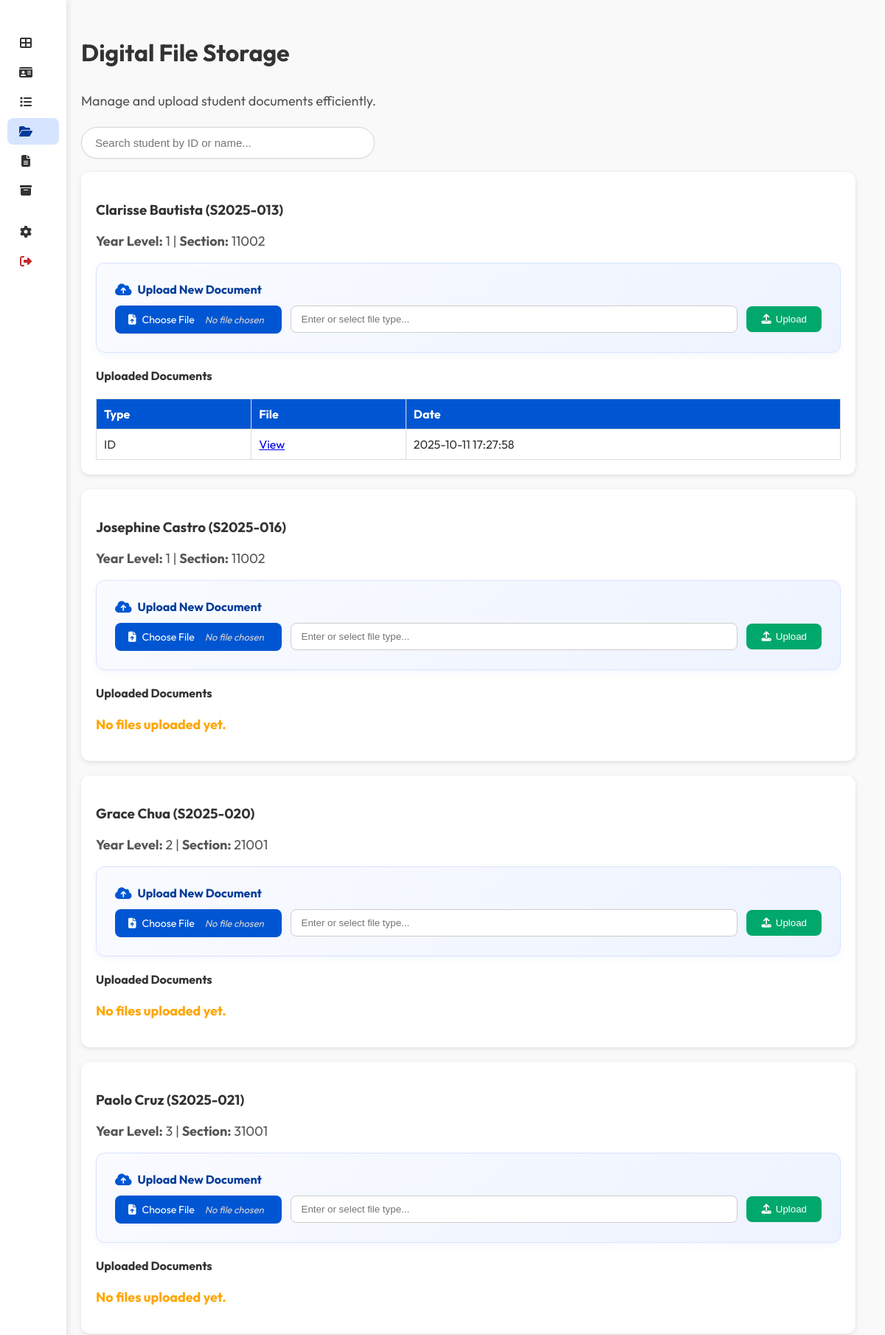
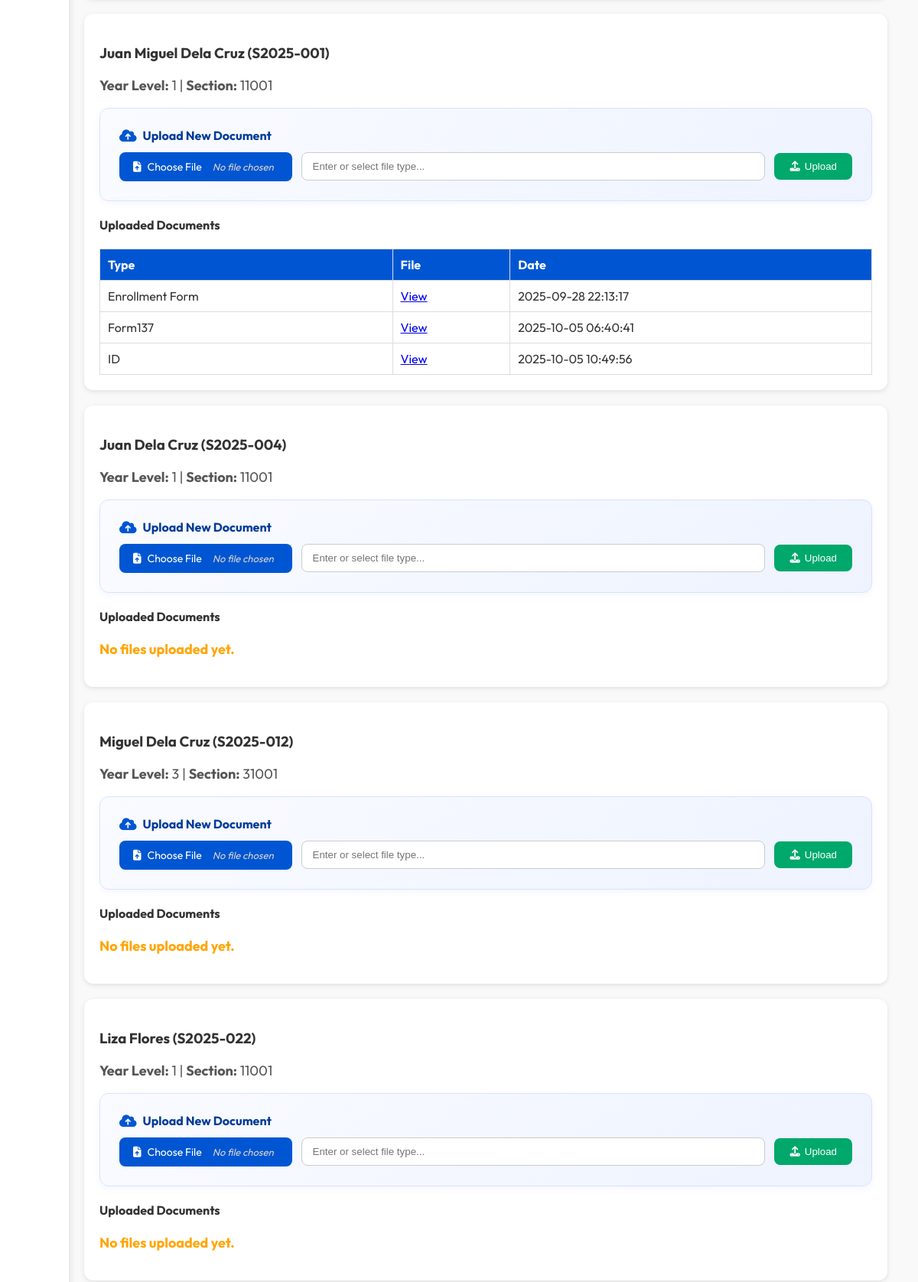
The page /staff/FileStorage.php (signed in, upper part) on the database its author committed (2 pictures, top to bottom).
### tables this page shows
CREATE TABLE `students` (
  `student_id` varchar(255) NOT NULL,
  `user_id` int(11) DEFAULT NULL,
  `first_name` varchar(255) DEFAULT NULL,
  `last_name` varchar(255) DEFAULT NULL,
  `birthdate` date DEFAULT NULL,
  `gender` varchar(255) DEFAULT NULL,
  `program` varchar(50) NOT NULL,
  `year_level` int(11) DEFAULT NULL,
  `section` int(10) NOT NULL,
  `student_status` varchar(255) DEFAULT NULL,
  `photo_path` text DEFAULT NULL,
  `date_registered` date DEFAULT NULL,
  `email` varchar(255) DEFAULT NULL,
  `contact_no` varchar(255) DEFAULT NULL
);

CREATE TABLE `file_storage` (
  `file_id` int(11) NOT NULL,
  `student_id` varchar(255) DEFAULT NULL,
  `file_type` varchar(255) DEFAULT NULL,
  `file_path` text DEFAULT NULL,
  `uploaded_by` int(11) DEFAULT NULL,
  `upload_date` timestamp NOT NULL DEFAULT current_timestamp() ON UPDATE current_timestamp()
);

### staff/FileStorage.php (the view, shortened to what this page needs)
<?php
include "StaffSidenav.php";
?>
<!DOCTYPE html>
<html lang="en">
<head>
  <link rel="stylesheet" href="https://cdnjs.cloudflare.com/ajax/libs/font-awesome/6.4.0/css/all.min.css">
</head>
<body>
<div class="content">
 <div class="header-bar">
  <h1>Digital File Storage</h1>
  <p>Manage and upload student documents efficiently.</p>
  <div class="search-bar">
    <input type="text" id="searchInput" placeholder="Search student by ID or name..." autocomplete="off">
  </div>
</div>
  <div id="studentContainer">
    <?php
    $query = $conn->query("SELECT student_id, first_name, last_name, year_level, section FROM students ORDER BY last_name ASC");
    while ($row = $query->fetch_assoc()) {
        echo "
                <div class='file-card student-card' data-name='{$row['first_name']} {$row['last_name']}' data-id='{$row['student_id']}'>
                <h3>{$row['first_name']} {$row['last_name']} ({$row['student_id']})</h3>
                <p><b>Year Level:</b> {$row['year_level']} | <b>Section:</b> {$row['section']}</p>
                <div class='upload-section'>
                    <div class='upload-header'>
                    <i class='fas fa-cloud-upload-alt'></i>
                    <h4>Upload New Document</h4>
                    </div>
                    <form action='upload_student_file.php' method='POST' enctype='multipart/form-data' class='upload-form'>
                    <input type='hidden' name='student_id' value='{$row['student_id']}'>
                    <label class='file-label'>
                        <i class='fas fa-file-upload'></i> Choose File
                        <input type='file' name='document' required hidden onchange=\"this.parentNode.querySelector('.file-name').textContent = this.files[0] ? this.files[0].name : 'No file chosen';\">
                        <span class='file-name'>No file chosen</span>
                    </label>
                    <input list='docTypes' name='doc_type' class='doc-input' placeholder='Enter or select file type...' required>
                    <datalist id='docTypes'>
                        <option value='Form 137'>
                        <option value='Good Moral'>
                        <option value='Birth Certificate'>
                        <option value='Transcript of Records'>
                        <option value='Report Card'>
                        <option value='Honorable Dismissal'>
                        <option value='Voucher'>
                    </datalist>
                    <button type='submit' class='upload-btn'><i class='fas fa-upload'></i> Upload</button>
                    </form>
                </div>";
        $docs = $conn->prepare("SELECT file_type, file_path, upload_date FROM file_storage WHERE student_id = ?");
        $docs->bind_param("s", $row['student_id']);
        $docs->execute();
        $files = $docs->get_result();
        echo "<div class='doc-list'><h4>Uploaded Documents</h4>";
        if ($files->num_rows > 0) {
            echo "<table><tr><th>Type</th><th>File</th><th>Date</th></tr>";
            while ($d = $files->fetch_assoc()) {
                echo "<tr>
                        <td>{$d['file_type']}</td>
                        <td><a href='#' class='view-file' data-src='../{$d['file_path']}'>View</a></td>
                        <td>{$d['upload_date']}</td>
                      </tr>";
            }
            echo "</table>";
        } else {
            echo "<p class='status-pending'>No files uploaded yet.</p>";
        }
        echo "</div></div>";
    }
    ?>
  </div>
 </div>
</body>
</html>

### staff/StaffSidenav.php (style rules this page uses)
body { margin: 0; font-family: 'Outfit', sans-serif; background: #f9f9f9; color: #333; display: flex; }
.content { margin-left: 70px; padding: 20px; transition: margin-left 0.3s ease; flex: 1; }

### staff/FileStorage.php (style rules this page uses)
body { font-family: 'Outfit', sans-serif; background: #f4f6fb; margin: 0; display: flex; }
body { margin: 0; font-family: 'Outfit', sans-serif; background: #f9f9f9; color: #333; display: flex; min-height: 100vh; }
.content, .container { flex: 1; margin-left: 240px; padding: 20px 40px; transition: margin-left 0.3s ease; box-sizing: border-box; }
.sidebar.collapsed ~ .content, .sidebar.collapsed ~ .container { margin-left: 70px; }
h1 { font-size: 32px; margin-bottom: 10px; }
p { font-size: 18px; color: #555; }
.header-bar { width: 100%; max-width: 1200px; display: flex; flex-direction: column; align-items: flex-start; gap: 6px; margin: 0 0 18px 0; padding-top: 10px; }
.search-bar { position: relative; width: 100%; max-width: 360px; }
#searchInput { padding: 12px 18px; width: 100%; border: 1px solid #d1d5db; border-radius: 25px; font-size: 15px; background: #fff; box-shadow: 0 1px 3px rgba(0,0,0,0.04); transition: all 0.2s ease; }
button { background: #0056d2; color: white; border: none; padding: 10px 20px; border-radius: 8px; cursor: pointer; }
.file-card { background: white; padding: 20px; border-radius: 12px; box-shadow: 0 2px 6px rgba(0,0,0,0.1); margin-bottom: 20px; }
.upload-section { margin-top: 15px; background: linear-gradient(135deg, #f9fbff 0%, #eef3ff 100%); border: 1px solid #d8e3ff; padding: 25px; border-radius: 12px; text-align: left; box-shadow: 0 3px 10px rgba(0, 86, 210, 0.05); transition: all 0.3s ease; position: relative; }
.upload-section form { display: flex; flex-wrap: wrap; align-items: center; justify-content: flex-start; gap: 12px; }
.file-label { background: #0056d2; color: white; padding: 10px 18px; border-radius: 8px; cursor: pointer; font-size: 14px; display: flex; align-items: center; gap: 8px; transition: background 0.3s ease; }
.file-name { font-size: 13px; color: #d7d2d2; padding: 0 6px; font-style: italic; }
.upload-section input[list] { padding: 10px 14px; border: 1px solid #ccc; border-radius: 8px; flex: 1; min-width: 220px; transition: border 0.3s ease; }
.upload-btn { background: #00a86b; color: white; border: none; padding: 10px 20px; border-radius: 8px; cursor: pointer; font-weight: 500; display: flex; align-items: center; gap: 6px; transition: background 0.3s ease, transform 0.2s; }
.upload-header { display: flex; align-items: center; gap: 8px; margin-bottom: 12px; }
.upload-header i { color: #0056d2; font-size: 18px; }
.upload-header h4 { font-size: 16px; color: #003b99; margin: 0; }
.doc-list { margin-top: 20px; }
.doc-list table { width: 100%; border-collapse: collapse; }
.doc-list th, .doc-list td { border: 1px solid #ddd; padding: 10px; text-align: left; }
.doc-list th { background: #0056d2; color: #fff; }
.status-pending { color: orange; font-weight: bold; }

### rows shown on the page
students: first_name "Clarisse", last_name "Bautista", student_id "S2025-013", year_level "1", section "11002"
file_storage: file_type "ID", upload_date "2025-10-11 17:27:58"
students: first_name "Josephine", last_name "Castro", student_id "S2025-016", year_level "1", section "11002", shows "No files uploaded yet."
students: first_name "Grace", last_name "Chua", student_id "S2025-020", year_level "2", section "21001", shows "No files uploaded yet."
students: first_name "Paolo", last_name "Cruz", student_id "S2025-021", year_level "3", section "31001", shows "No files uploaded yet."
students: first_name "Juan Miguel", last_name "Dela Cruz", student_id "S2025-001", year_level "1", section "11001"
file_storage: file_type "Enrollment Form", upload_date "2025-09-28 22:13:17"
file_storage: file_type "Form137", upload_date "2025-10-05 06:40:41"
file_storage: file_type "ID", upload_date "2025-10-05 10:49:56"
students: first_name "Juan", last_name "Dela Cruz", student_id "S2025-004", year_level "1", section "11001", shows "No files uploaded yet."
students: first_name "Miguel", last_name "Dela Cruz", student_id "S2025-012", year_level "3", section "31001", shows "No files uploaded yet."
students: first_name "Liza", last_name "Flores", student_id "S2025-022", year_level "1", section "11001", shows "No files uploaded yet."
